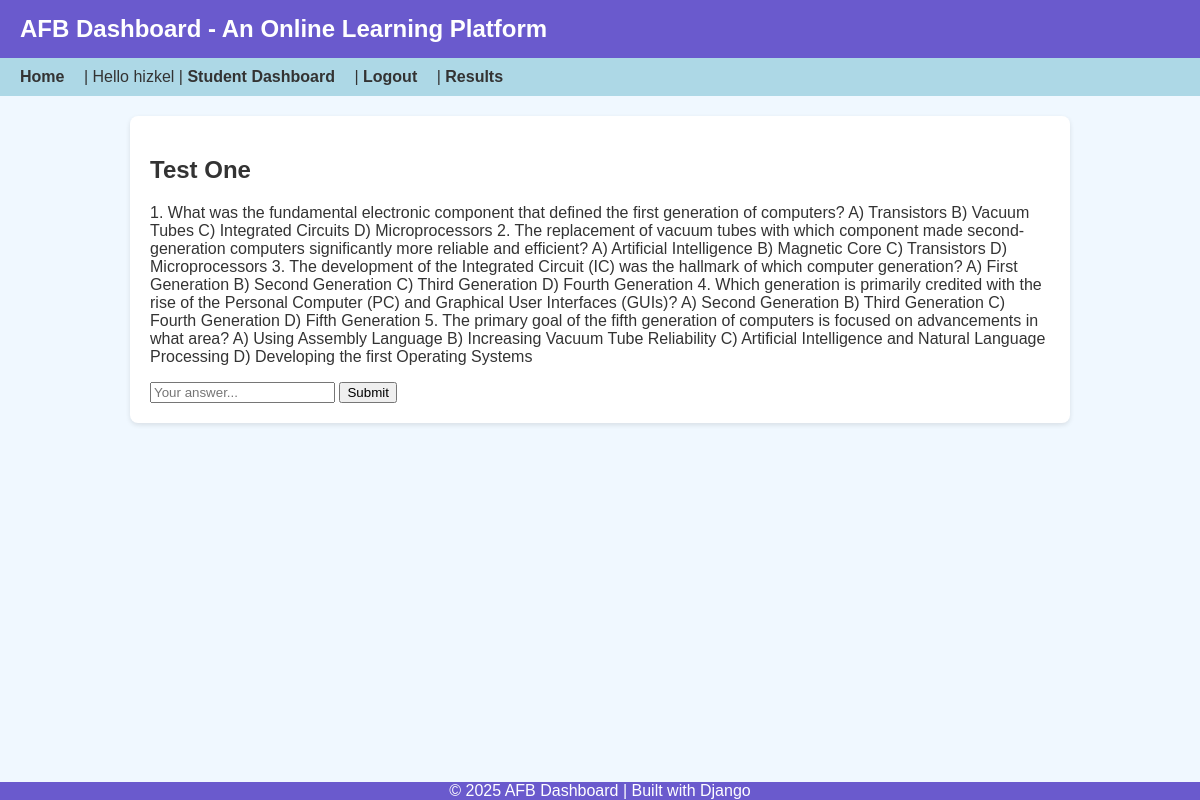
Before: /assessments/test/1/take/ (signed in) with the older database file.
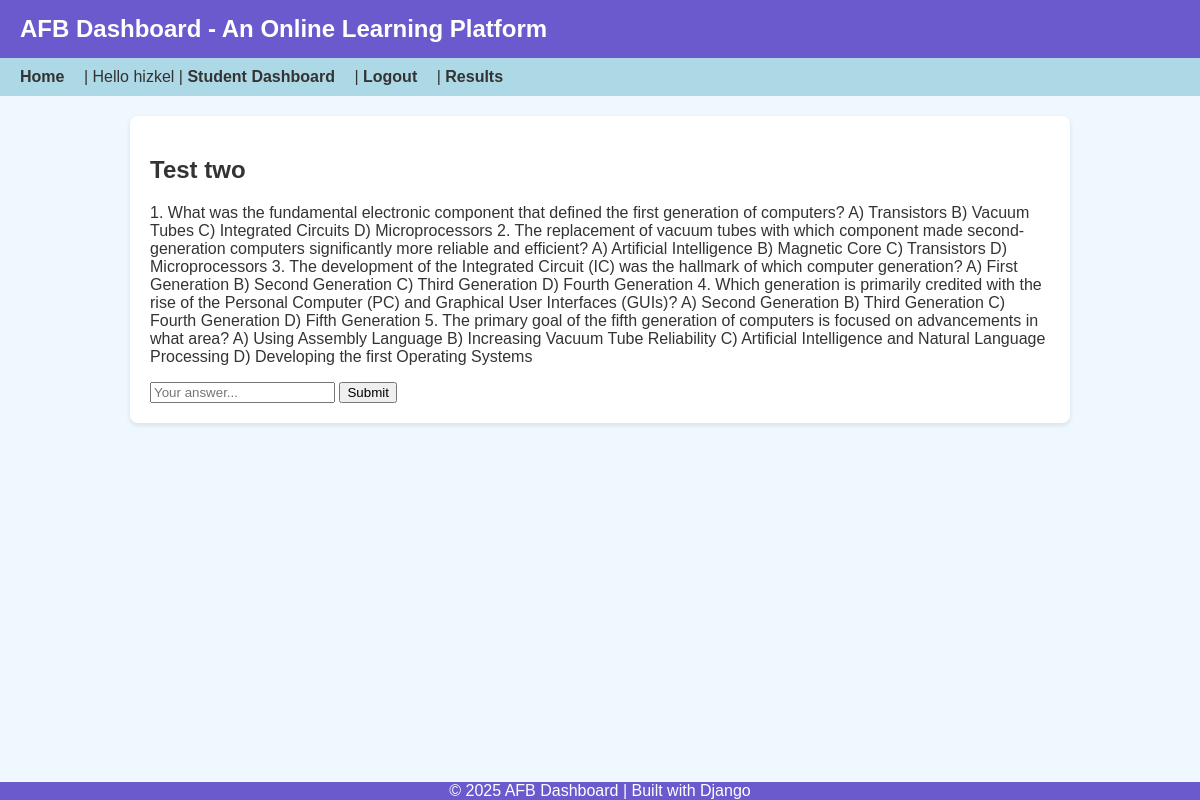
After: the same page with the newer database file.
### assessments/models.py (models this page shows, shortened)
class Test(models.Model):
    lesson = models.ForeignKey(Lesson, on_delete=models.CASCADE, related_name='tests')
    title = models.CharField(max_length=200)
    question = models.TextField()
    correct_answer = models.CharField(max_length=200)

### assessments/views.py (the view, shortened to what this page needs)
# urls.py: path('test/<int:test_id>/take/', views.take_test, name='take_test'),
@login_required
def take_test(request, test_id):
    if request.user.profile.role != 'student':
        return redirect('courses:teacher_dashboard')
    test = get_object_or_404(Test, id=test_id)
    return render(request, 'assessments/take_test.html', {'test': test})

### assessments/templates/assessments/take_test.html (shortened to what this page needs)
{% extends "base.html" %}
{% block content %}
<h2>{{ test.title }}</h2>
<p>{{ test.question }}</p>
<form method="post">
  <input type="text" name="answer" placeholder="Your answer..." required>
  <button type="submit">Submit</button>
</form>
{% endblock %}

Changed rows visible on the page:
changed Test: title "Test One" → "Test two"
